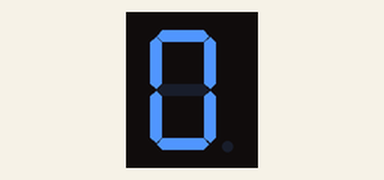
This sketch was run on a simulated Arduino Uno, built with avr-gcc and run on an emulated ATmega328P. On the bench: 1-digit seven-segment display. Wiring (inferred from the names in the program): 1-digit 7-segment display, segments lit when HIGH: segments pin 12, pin 11, pin 10, pin 5, pin 6, pin 8, pin 7. The segment pins are drawn as the display they are named for.

Above: at 0.1 s.
At 0.6 s:
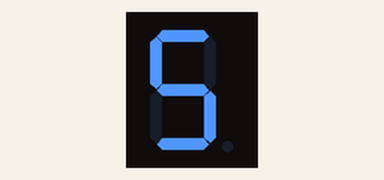
At 1.1 s:
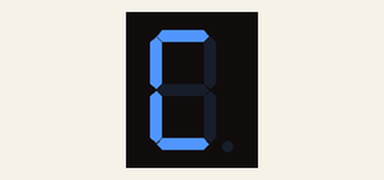
At 1.6 s:
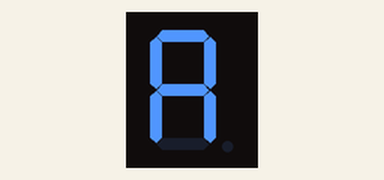
At 2.1 s:
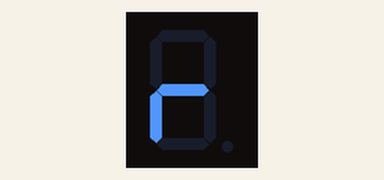

The sketch:

EX1.ino
```cpp
/*********************************************************************
 * *                                                                **
 * *                            Titol:                              **
 * *                        nom del programa                        **
 * *                                                                **
 * *  Nom:Oscar Pradas                             Data:xx/xx/2021  **
 * ******************************************************************/
//************************** INCLUDE *********************************


// ************************ VARIABLES ********************************

const byte segA = 12;          // donar nom al pin 5 de l’Arduino
const byte segB = 11;
const byte segC = 10;
const byte segD = 5;
const byte segE = 6;
const byte segF = 8;
const byte segG = 7;


//**************************** SETUP *********************************

void setup(){

pinMode(segA, OUTPUT);
pinMode(segB, OUTPUT);
pinMode(segC, OUTPUT);
pinMode(segD, OUTPUT);
pinMode(segE, OUTPUT);
pinMode(segF, OUTPUT);
pinMode(segG, OUTPUT);
}

//*************************** LOOP ***********************************

void loop() {

digitalWrite(segA,HIGH);
digitalWrite(segB,HIGH);
digitalWrite(segC,HIGH);
digitalWrite(segD,HIGH);
digitalWrite(segE,HIGH);
digitalWrite(segF,HIGH);
digitalWrite(segG,LOW);
delay(500);

digitalWrite(segA,HIGH);
digitalWrite(segB,LOW);
digitalWrite(segC,HIGH);
digitalWrite(segD,HIGH);
digitalWrite(segE,LOW);
digitalWrite(segF,HIGH);
digitalWrite(segG,HIGH);
delay(500);

digitalWrite(segA,HIGH);
digitalWrite(segB,LOW);
digitalWrite(segC,LOW);
digitalWrite(segD,HIGH);
digitalWrite(segE,HIGH);
digitalWrite(segF,HIGH);
digitalWrite(segG,LOW);
delay(500);

digitalWrite(segA,HIGH);
digitalWrite(segB,HIGH);
digitalWrite(segC,HIGH);
digitalWrite(segD,LOW);
digitalWrite(segE,HIGH);
digitalWrite(segF,HIGH);
digitalWrite(segG,HIGH);
delay(500);

digitalWrite(segA,LOW);
digitalWrite(segB,LOW);
digitalWrite(segC,LOW);
digitalWrite(segD,LOW);
digitalWrite(segE,HIGH);
digitalWrite(segF,LOW);
digitalWrite(segG,HIGH);
delay(500);
}
//**************************FUNCIONS**********************************
```

Measured:
- by itself, everything shown: repeats every 2.5 s, in 5 steps
- what the display in image 1 shows lasts 0.5 s, from 0.5 s to 1.0 s
